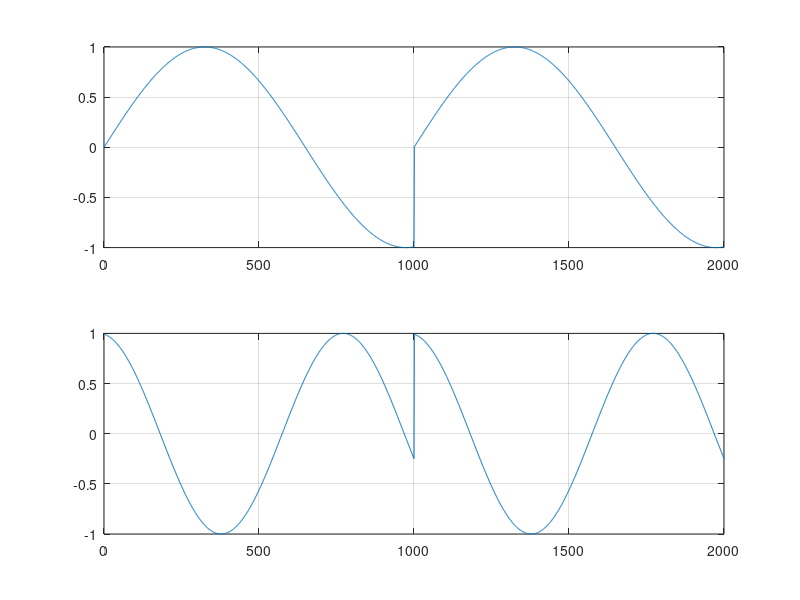

This chart was generated by the following MATLAB code:
shape = 0.77;

n = 1000;
data = zeros(n*2, 1);
for i = 0:(n*2 - 1)
    j = mod(i, n) + 1;
    c1 = shape;
    c2 = 1 + (shape - 0.5);
    t = j / n;

    data(i + 1, 1) = sin(2 * pi * t * c1);
    data(i + 1, 2) = sin(2 * pi * t * c2 + c2 * 2 * pi);
end

subplot(2, 1, 1);
plot(data(:, 1));
ylim([-1 1]);
grid on;
subplot(2, 1, 2);
plot(data(:, 2));
ylim([-1 1]);
grid on;